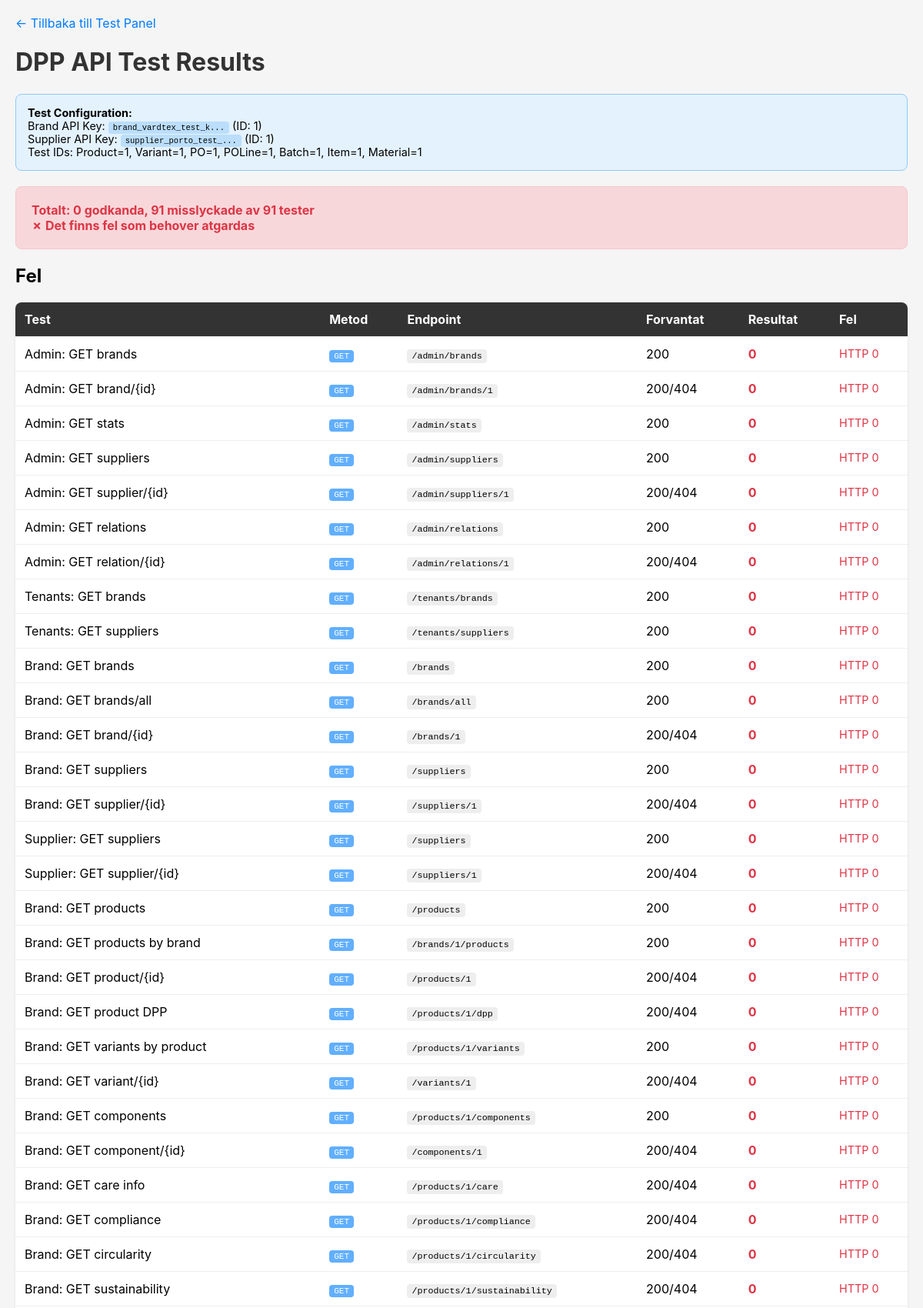
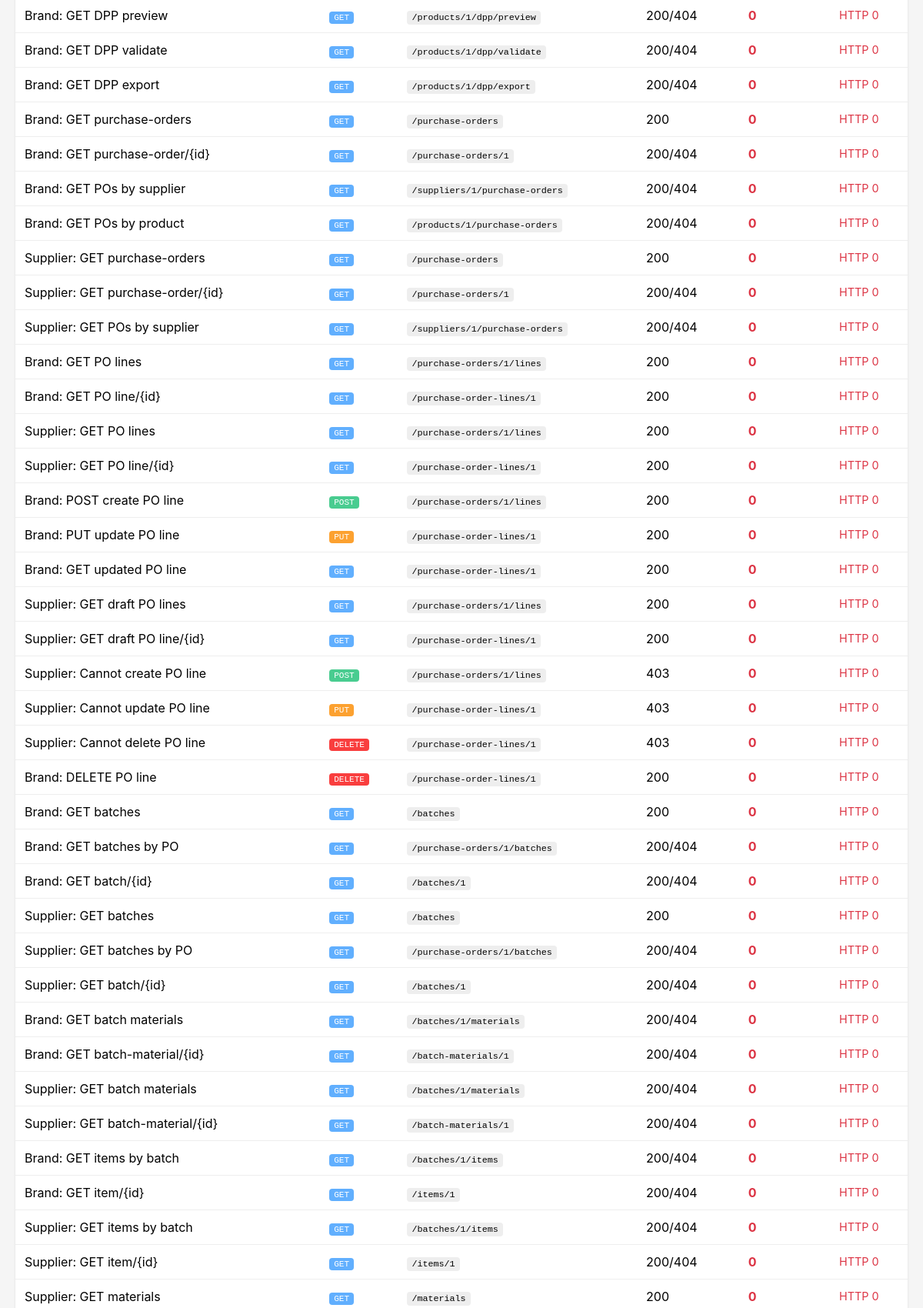
The page /testpanel/test-all-api.php (upper part) on the database its author committed (2 pictures, top to bottom).
### tables this page shows
CREATE TABLE brands (
    id INT AUTO_INCREMENT PRIMARY KEY,
    brand_name VARCHAR(255) NOT NULL,
    logo_url VARCHAR(500),
    sub_brand VARCHAR(255),
    parent_company VARCHAR(255),
    trader VARCHAR(255),
    trader_location TEXT,

     
    lei CHAR(20) UNIQUE NULL COMMENT 'Legal Entity Identifier (ISO 17442)',
    gs1_company_prefix VARCHAR(12) UNIQUE NULL COMMENT 'GS1 Company Prefix',

     
    api_key VARCHAR(64) UNIQUE,
    _is_active BOOLEAN DEFAULT TRUE,
    _last_used_at TIMESTAMP NULL,
    _expires_at TIMESTAMP NULL,

    created_at TIMESTAMP DEFAULT CURRENT_TIMESTAMP,
    updated_at TIMESTAMP DEFAULT CURRENT_TIMESTAMP ON UPDATE CURRENT_TIMESTAMP,

    INDEX idx_brands_api_key (api_key)
);

CREATE TABLE suppliers (
    id INT AUTO_INCREMENT PRIMARY KEY,
    supplier_name VARCHAR(255) NOT NULL,
    supplier_location TEXT,
    facility_registry VARCHAR(50) COMMENT '202,00 - GLN, OSH',
    facility_identifier VARCHAR(100) COMMENT '202,10',
    operator_registry VARCHAR(50) COMMENT '203,00',
    operator_identifier VARCHAR(100) COMMENT '203,10',
    country_of_origin_confection VARCHAR(2) COMMENT '204,00 - ISO country code',
    country_of_origin_dyeing VARCHAR(2) COMMENT '205,00',
    country_of_origin_weaving VARCHAR(2) COMMENT '206,00',

     
    lei CHAR(20) UNIQUE NULL COMMENT 'Legal Entity Identifier (ISO 17442)',
    gs1_company_prefix VARCHAR(12) UNIQUE NULL COMMENT 'GS1 Company Prefix',

     
    api_key VARCHAR(64) UNIQUE,
    _is_active BOOLEAN DEFAULT TRUE,
    _last_used_at TIMESTAMP NULL,
    _expires_at TIMESTAMP NULL,

    created_at TIMESTAMP DEFAULT CURRENT_TIMESTAMP,
    updated_at TIMESTAMP DEFAULT CURRENT_TIMESTAMP ON UPDATE CURRENT_TIMESTAMP,

    INDEX idx_suppliers_api_key (api_key)
);

CREATE TABLE products (
    id INT AUTO_INCREMENT PRIMARY KEY,
    brand_id INT NOT NULL,

     
    gtin_type VARCHAR(50) COMMENT '300,00 - GTIN, SKU, Style Number',
    gtin VARCHAR(100) COMMENT '300,10 - GTIN värde',
    product_name VARCHAR(255) NOT NULL COMMENT '301,00',
    description TEXT COMMENT '302,00',
    photo_url VARCHAR(500) COMMENT '303,00',
    article_number VARCHAR(100) COMMENT '304,00 - Style + color',
    commodity_code_system VARCHAR(50) COMMENT '306,00',
    commodity_code_number VARCHAR(20) COMMENT '306,10 - HS code',
    year_of_sale INT COMMENT '307,00',
    season_of_sale VARCHAR(10) COMMENT '307,10 - SP/SU',
    price_currency VARCHAR(3) COMMENT '308,00',
    msrp DECIMAL(10,2) COMMENT '308,10',
    resale_price DECIMAL(10,2) COMMENT '308,20',

     
    category VARCHAR(50) COMMENT '312,00 - clothing/accessories/footwear',
    product_group VARCHAR(50) COMMENT '312,10 - Top/Bottom etc',
    type_line_concept VARCHAR(50) COMMENT '313,00 - Active Wear, Sleep Wear',
    type_item VARCHAR(50) COMMENT '314,00 - Jacket, Pants, Blouse',
    age_group VARCHAR(50) COMMENT '315,00',
    gender VARCHAR(20) COMMENT '316,00',
    market_segment VARCHAR(50) COMMENT '317,00 - mass-market/mid-price/premium/luxury',

     
    water_properties VARCHAR(100) COMMENT '318,00',
    net_weight DECIMAL(10,4) COMMENT '319,00 - kg',
    weight_unit VARCHAR(10) DEFAULT 'kg' COMMENT '319,10',

     
    data_carrier_type VARCHAR(50) COMMENT '370,00 - RFID, NFC, QR',
    data_carrier_material VARCHAR(50) COMMENT '370,10',
    data_carrier_location VARCHAR(100) COMMENT '370,20',

    _is_active BOOLEAN DEFAULT TRUE,
    created_at TIMESTAMP DEFAULT CURRENT_TIMESTAMP,
    updated_at TIMESTAMP DEFAULT CURRENT_TIMESTAMP ON UPDATE CURRENT_TIMESTAMP,

    FOREIGN KEY (brand_id) REFERENCES brands(id) ON DELETE CASCADE,
    INDEX idx_products_brand (brand_id)
);

CREATE TABLE product_variants (
    id INT AUTO_INCREMENT PRIMARY KEY,
    product_id INT NOT NULL,

    item_number VARCHAR(100) COMMENT '304,10 - Style + color + size',
    size VARCHAR(50) COMMENT '309,00',
    size_country_code VARCHAR(2) COMMENT '309,10',
    color_brand VARCHAR(100) COMMENT '310,00 - Brand color name',
    color_general VARCHAR(50) COMMENT '311,00 - Standard color',
    gtin VARCHAR(14) COMMENT 'GTIN for this variant',

    _is_active BOOLEAN DEFAULT TRUE,
    created_at TIMESTAMP DEFAULT CURRENT_TIMESTAMP,
    updated_at TIMESTAMP DEFAULT CURRENT_TIMESTAMP ON UPDATE CURRENT_TIMESTAMP,

    FOREIGN KEY (product_id) REFERENCES products(id) ON DELETE CASCADE,
    INDEX idx_variants_product (product_id),
    INDEX idx_variants_gtin (gtin)
);

CREATE TABLE purchase_orders (
    id INT AUTO_INCREMENT PRIMARY KEY,
    brand_id INT NOT NULL,
    supplier_id INT NOT NULL,
    product_id INT NOT NULL,

    po_number VARCHAR(100) NOT NULL COMMENT '305,00 - Inköpsordernummer',
    quantity INT COMMENT 'Beställd kvantitet',
    requested_delivery_date DATE,
    _status VARCHAR(50) DEFAULT 'draft' COMMENT 'draft/sent/accepted/fulfilled/cancelled',

    created_at TIMESTAMP DEFAULT CURRENT_TIMESTAMP,
    updated_at TIMESTAMP DEFAULT CURRENT_TIMESTAMP ON UPDATE CURRENT_TIMESTAMP,

    FOREIGN KEY (brand_id) REFERENCES brands(id),
    FOREIGN KEY (supplier_id) REFERENCES suppliers(id),
    FOREIGN KEY (product_id) REFERENCES products(id),
    INDEX idx_po_brand (brand_id),
    INDEX idx_po_supplier (supplier_id),
    INDEX idx_po_product (product_id)
);

CREATE TABLE IF NOT EXISTS purchase_order_lines (
    id INT AUTO_INCREMENT PRIMARY KEY,
    purchase_order_id INT NOT NULL,
    product_variant_id INT NOT NULL,
    quantity INT NOT NULL,
    created_at TIMESTAMP DEFAULT CURRENT_TIMESTAMP,
    updated_at TIMESTAMP DEFAULT CURRENT_TIMESTAMP ON UPDATE CURRENT_TIMESTAMP,
    FOREIGN KEY (purchase_order_id) REFERENCES purchase_orders(id) ON DELETE CASCADE,
    FOREIGN KEY (product_variant_id) REFERENCES product_variants(id) ON DELETE RESTRICT
);

CREATE TABLE batches (
    id INT AUTO_INCREMENT PRIMARY KEY,
    purchase_order_id INT NOT NULL,

    batch_number VARCHAR(100) NOT NULL,
    production_date DATE,
    quantity INT,
    _status VARCHAR(50) DEFAULT 'in_production' COMMENT 'in_production/completed',

     
    facility_name VARCHAR(255) COMMENT 'Override: 200,00 - Supplier Name',
    facility_location TEXT COMMENT 'Override: 201,00 - Supplier Location',
    facility_registry VARCHAR(50) COMMENT 'Override: 202,00 - Facility Registry',
    facility_identifier VARCHAR(100) COMMENT 'Override: 202,10 - Facility Identifier',
    country_of_origin_confection VARCHAR(2) COMMENT 'Override: 204,00',
    country_of_origin_dyeing VARCHAR(2) COMMENT 'Override: 205,00',
    country_of_origin_weaving VARCHAR(2) COMMENT 'Override: 206,00',

    created_at TIMESTAMP DEFAULT CURRENT_TIMESTAMP,
    updated_at TIMESTAMP DEFAULT CURRENT_TIMESTAMP ON UPDATE CURRENT_TIMESTAMP,

    FOREIGN KEY (purchase_order_id) REFERENCES purchase_orders(id),
    INDEX idx_batches_po (purchase_order_id)
);

CREATE TABLE items (
    id INT AUTO_INCREMENT PRIMARY KEY,
    batch_id INT NOT NULL,
    product_variant_id INT,

     
    unique_product_id VARCHAR(100) COMMENT '300,20',
    tid VARCHAR(100) COMMENT 'RFID Tag ID',
    sgtin VARCHAR(100) COMMENT 'Serialized GTIN',
    serial_number VARCHAR(100),

    _status VARCHAR(50) DEFAULT 'produced' COMMENT 'produced/shipped/sold/returned/recycled',

    created_at TIMESTAMP DEFAULT CURRENT_TIMESTAMP,
    updated_at TIMESTAMP DEFAULT CURRENT_TIMESTAMP ON UPDATE CURRENT_TIMESTAMP,

    FOREIGN KEY (batch_id) REFERENCES batches(id) ON DELETE CASCADE,
    FOREIGN KEY (product_variant_id) REFERENCES product_variants(id),
    INDEX idx_items_batch (batch_id),
    INDEX idx_items_sgtin (sgtin),
    INDEX idx_items_tid (tid)
);

CREATE TABLE factory_materials (
    id INT AUTO_INCREMENT PRIMARY KEY,
    supplier_id INT NOT NULL,
    material_name VARCHAR(255) NOT NULL,
    material_type VARCHAR(50) COMMENT 'Textile, Leather, Rubber',
    description TEXT,
    _is_active BOOLEAN DEFAULT TRUE,

    created_at TIMESTAMP DEFAULT CURRENT_TIMESTAMP,
    updated_at TIMESTAMP DEFAULT CURRENT_TIMESTAMP ON UPDATE CURRENT_TIMESTAMP,

    FOREIGN KEY (supplier_id) REFERENCES suppliers(id) ON DELETE CASCADE,
    INDEX idx_factory_materials_supplier (supplier_id)
);

### public/testpanel/test-all-api.php (the view, shortened to what this page needs)
<?php
$baseUrl = 'http://' . $_SERVER['HTTP_HOST'] . '/api';
$db = \App\Config\Database::getInstance()->getConnection();
$brandRow = $db->query("SELECT id, api_key FROM brands WHERE _is_active = 1 LIMIT 1")->fetch();
$supplierRow = $db->query("SELECT id, api_key FROM suppliers WHERE _is_active = 1 LIMIT 1")->fetch();
$brandKey = $brandRow['api_key'] ?? null;
$brandId = $brandRow['id'] ?? 1;
$supplierKey = $supplierRow['api_key'] ?? null;
$supplierId = $supplierRow['id'] ?? 1;
$productId = $db->query("SELECT id FROM products WHERE _is_active = 1 LIMIT 1")->fetchColumn() ?: 1;
$variantId = $db->query("SELECT id FROM product_variants WHERE _is_active = 1 LIMIT 1")->fetchColumn() ?: 1;
$poId = $db->query("SELECT id FROM purchase_orders LIMIT 1")->fetchColumn() ?: 1;
$batchId = $db->query("SELECT id FROM batches LIMIT 1")->fetchColumn() ?: 1;
$itemId = $db->query("SELECT id FROM items LIMIT 1")->fetchColumn() ?: 1;
$materialId = $db->query("SELECT id FROM factory_materials WHERE _is_active = 1 LIMIT 1")->fetchColumn() ?: 1;
$poLineId = $db->query("SELECT id FROM purchase_order_lines LIMIT 1")->fetchColumn() ?: 1;
$results = [];
$totalPassed = 0;
$totalFailed = 0;
function apiCall(string $method, string $endpoint, ?array $data = null, ?string $apiKey = null, string $keyType = 'tenant'): array
{
    global $baseUrl;
    $ch = curl_init();
    $url = $baseUrl . $endpoint;
    $headers = ['Content-Type: application/json'];
    if ($apiKey) {
        $headers[] = ($keyType === 'admin' ? 'X-Admin-Key: ' : 'X-API-Key: ') . $apiKey;
    }
    $response = curl_exec($ch);
    $httpCode = curl_getinfo($ch, CURLINFO_HTTP_CODE);
    $curlError = curl_error($ch);
    return [
        'code' => $httpCode,
        'body' => json_decode($response, true) ?? $response,
        'curl_error' => $curlError,
    ];
}
function testEndpoint(string $name, string $method, string $endpoint, ?array $data, ?string $apiKey, string $keyType, array $expectedCodes): void
{
    global $results, $totalPassed, $totalFailed;
    $response = apiCall($method, $endpoint, $data, $apiKey, $keyType);
    $success = in_array($response['code'], $expectedCodes) && empty($response['curl_error']);
    $result = [
        'name' => $name,
        'method' => $method,
        'endpoint' => $endpoint,
        'expected' => implode('/', $expectedCodes),
        'actual' => $response['code'],
        'success' => $success,
        'error' => null,
    ];
    if (!$success) {
        if ($response['curl_error']) {
            $result['error'] = 'CURL: ' . $response['curl_error'];
        } elseif (is_array($response['body']) && isset($response['body']['error'])) {
            $result['error'] = $response['body']['error'];
        } else {
            $result['error'] = "HTTP {$response['code']}";
        }
    } else {
        $totalPassed++;
    }
    $results[] = $result;
}
$html = true;
if ($html):
?>
<!DOCTYPE html>
<html>
<head>
</head>
<body>
    <div class="back-link"><a href="test.php">&larr; Tillbaka till Test Panel</a></div>
    <h1>DPP API Test Results</h1>
    <div class="config-info">
        <strong>Test Configuration:</strong><br>
        Brand API Key: <code><?= $brandKey ? substr($brandKey, 0, 20) . '...' : 'NOT FOUND' ?></code> (ID: <?= $brandId ?>)<br>
        Supplier API Key: <code><?= $supplierKey ? substr($supplierKey, 0, 20) . '...' : 'NOT FOUND' ?></code> (ID: <?= $supplierId ?>)<br>
        Test IDs: Product=<?= $productId ?>, Variant=<?= $variantId ?>, PO=<?= $poId ?>, POLine=<?= $poLineId ?>, Batch=<?= $batchId ?>, Item=<?= $itemId ?>, Material=<?= $materialId ?>
    </div>
    <div class="summary <?= $totalFailed === 0 ? 'pass' : 'fail' ?>">
        <strong>Totalt:</strong> <?= $totalPassed ?> godkanda, <?= $totalFailed ?> misslyckade av <?= count($results) ?> tester
        <?php if ($totalFailed === 0): ?>
            <br>&#10003; Alla API:er fungerar korrekt
        <?php else: ?>
            <br>&#10007; Det finns fel som behover atgardas
        <?php endif; ?>
    </div>
    <?php if ($totalFailed > 0): ?>
    <h2>Fel</h2>
    <table>
        <tr>
            <th>Test</th>
            <th>Metod</th>
            <th>Endpoint</th>
            <th>Forvantat</th>
            <th>Resultat</th>
            <th>Fel</th>
        </tr>
        <?php foreach ($results as $r): ?>
            <?php if (!$r['success']): ?>
            <tr>
                <td><?= htmlspecialchars($r['name']) ?></td>
                <td><span class="method <?= $r['method'] ?>"><?= $r['method'] ?></span></td>
                <td><code><?= htmlspecialchars($r['endpoint']) ?></code></td>
                <td><?= $r['expected'] ?></td>
                <td class="fail"><?= $r['actual'] ?></td>
                <td class="error"><?= htmlspecialchars($r['error'] ?? '') ?></td>
            </tr>
            <?php endif; ?>
        <?php endforeach; ?>
    </table>
    <?php endif; ?>
</body>
</html>
<?php
endif;

### public/testpanel/test-all-api.php (style rules this page uses)
body { font-family: -apple-system, BlinkMacSystemFont, 'Segoe UI', Roboto, sans-serif; margin: 20px; background: #f5f5f5; }
h1 { color: #333; }
.summary { padding: 20px; border-radius: 8px; margin-bottom: 20px; }
.summary.fail { background: #f8d7da; border: 1px solid #f5c6cb; }
table { width: 100%; border-collapse: collapse; background: white; border-radius: 8px; overflow: hidden; box-shadow: 0 1px 3px rgba(0,0,0,0.1); }
th, td { padding: 12px; text-align: left; border-bottom: 1px solid #eee; }
th { background: #333; color: white; }
.fail { color: #dc3545; font-weight: bold; }
.error { color: #dc3545; font-size: 0.9em; }
.method { font-family: monospace; padding: 2px 6px; border-radius: 4px; font-size: 0.85em; }
.method.GET { background: #61affe; color: white; }
.method.POST { background: #49cc90; color: white; }
.method.PUT { background: #fca130; color: white; }
.method.DELETE { background: #f93e3e; color: white; }
code { background: #eee; padding: 2px 6px; border-radius: 4px; font-size: 0.9em; }
.back-link { margin-bottom: 20px; }
.back-link a { color: #007bff; text-decoration: none; }
.config-info { background: #e3f2fd; border: 1px solid #90caf9; padding: 15px; border-radius: 8px; margin-bottom: 20px; font-size: 0.9em; }
.config-info code { background: #bbdefb; }

### rows shown on the page
brands: api_key "brand_vardtex_test_k", id "1"
suppliers: api_key "supplier_porto_test_", id "1"
products: id "1"
product_variants: id "1"
purchase_orders: id "1"
purchase_order_lines: id "1"
batches: id "1"
items: id "1"
factory_materials: id "1"

### other values the page prints
$totalPassed "0"
$totalFailed "91"
count($results) "91"
$r['name'] "Admin: GET brands"
$r['method'] "GET"
$r['endpoint'] "/admin/brands"
$r['expected'] "200"
$r['actual'] "0"
$r['error'] "HTTP 0"
$r['name'] "Admin: GET brand/{id}"
$r['endpoint'] "/admin/brands/1"
$r['expected'] "200/404"
$r['name'] "Admin: GET stats"
$r['endpoint'] "/admin/stats"
$r['name'] "Admin: GET suppliers"
